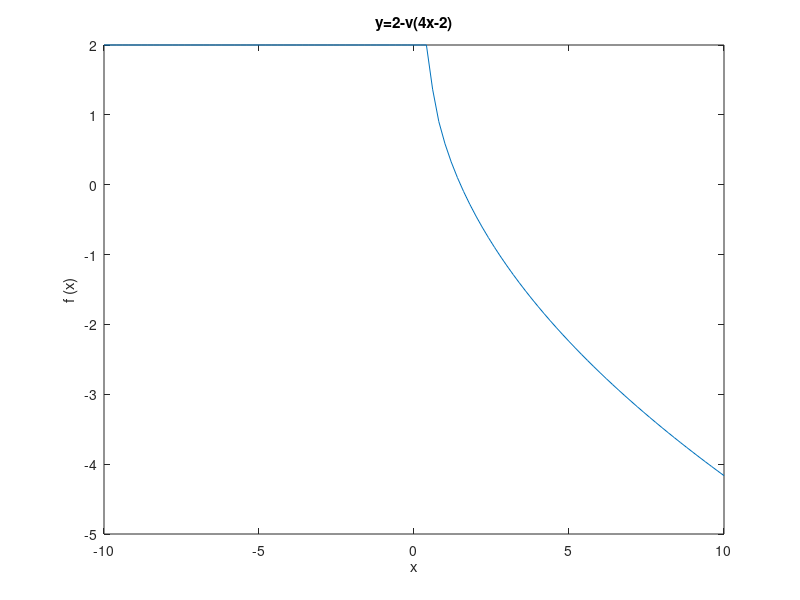

Source code (MATLAB):
% Octave Script
% Title			:Funcion constante
% Description		:Script para graficar una funcion de la forma f(x)=a   
% Author		:Yessenia Correa Arvizu (YessiArvizu)
% Date			:20210401
% Sesion		:1
% Usage			:octave> /path/f_constante
% Notes			:Requiere aplicacion octave usar en consola preferentemente
% limpiar variables
		 clear
	% Ejemplo y=2-v(4x-2)
	% Rango de -10..10 en i = 1
		x = -10 : 0.2 : 10 ;
	% Valor de la función
	 	y=2-(sqrt((4*(x)-2)));
	% Dibujar x, y
		 plot (x, y);
	% Titulo
		title ( "y=2-v(4x-2)" );
	% Etiqueta para x
		xlabel ( " x " );
	% Etiqueta para y
		ylabel ( " f (x) " );
